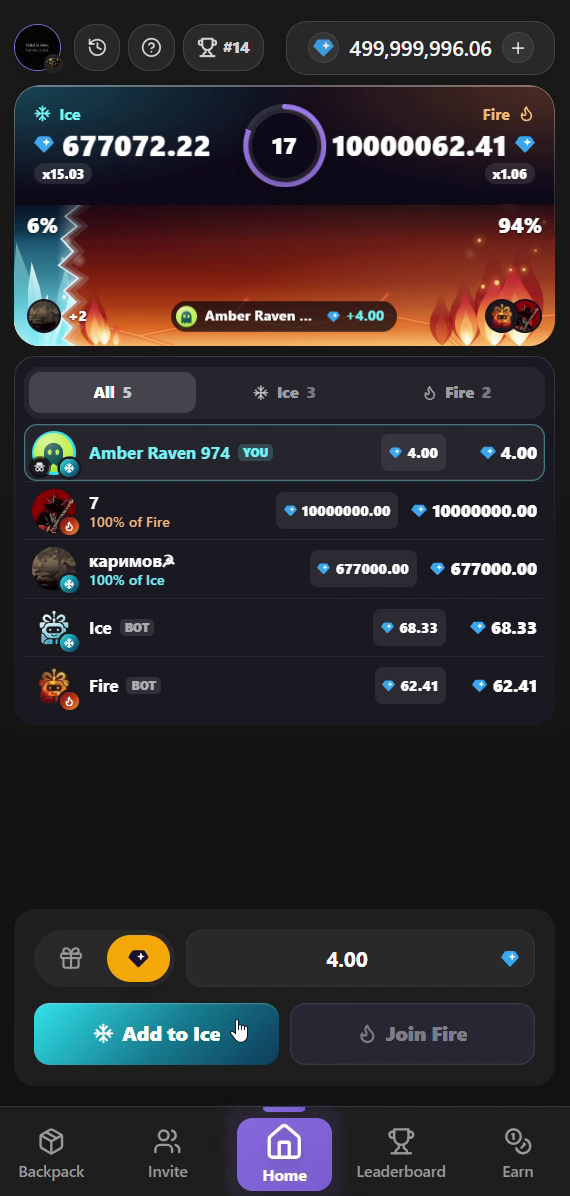
#> input picture frames/06_tvt_countdown.png, 570 x 1196 px, found by its file name
$ python tvt_art.py
#> lines starting #> are read from the running program, lines starting #| are printed output that depends on the picture; after the words box and inside, x2 and y2 are one past the last pixel; in counts of white or black regions, pixels touching at a corner belong together; long printed decimals are rounded
# TvT arena san'ati: frames/06 (fire yorqin) va frames/02 (ice 50%) dan; matnlar inpaint
import cv2, numpy as np
def card(f): return cv2.imread(f)[71:347, 14:557].copy()
#> called with f = 'frames/06_tvt_countdown.png'
c6, c2 = card('frames/06_tvt_countdown.png'), card('frames/02_tvt_waiting.png')
#> call 2 of card, with f = 'frames/02_tvt_waiting.png'
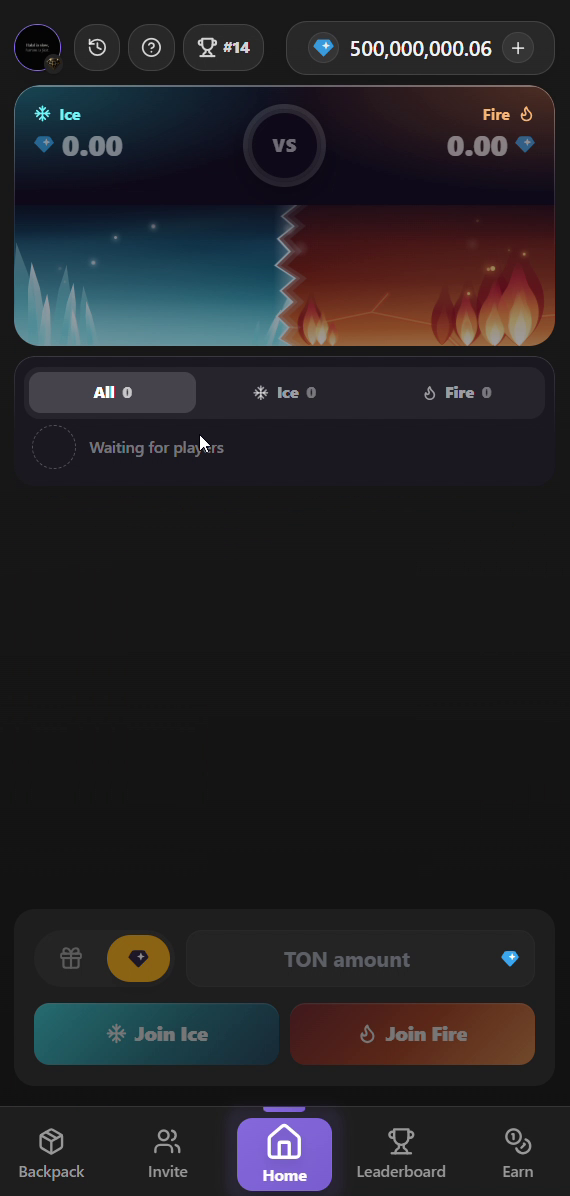
#> input picture frames/02_tvt_waiting.png, 570 x 1196 px, found by its file name
def mask(boxes, shape):
#> called with shape = (276, 543, 3)
    m = np.zeros(shape[:2], np.uint8)
    for x0, y0, x1, y1 in boxes: m[y0:y1, x0:x1] = 255
    return m
b6 = [(15,32,72,53),(15,57,217,93),(15,92,82,113),(222,28,318,120),(313,57,532,93),(462,32,528,53),(468,92,537,113),
      (3,138,52,167),(478,138,537,167),(8,222,82,264),(462,220,537,264),(152,226,402,264)]
base = cv2.inpaint(c6, mask(b6, c6.shape), 9, cv2.INPAINT_TELEA)
b2 = [(15,32,72,53),(15,57,117,93),(222,28,318,120),(428,32,528,93)]
ice2 = cv2.inpaint(c2, mask(b2, c2.shape), 9, cv2.INPAINT_TELEA)
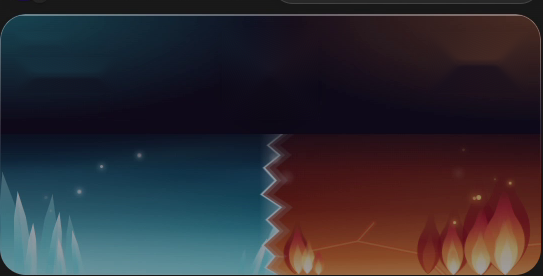
#> ice2: shape (276, 543, 3); mean B, G, R 51.4, 44.4, 47.9
# 02 → yorqin: kanal bo'yicha chiziqli moslash (fire hududi, ikkala kadrda bir xil san'at)
A = c2[150:250, 330:460].reshape(-1, 3).astype(float); B = c6[150:250, 330:460].reshape(-1, 3).astype(float)
gain = []
for ch in range(3):
    k, b = np.polyfit(A[:, ch], B[:, ch], 1); gain.append((k, b))
#> this loop made 3 passes
#> (k, b) on passes 1 to 3: (2.04, -23.38), (1.44, 0.219), (1.02, 38.94)
#> after the loop, gain = [(2.04, -23.38), (1.44, 0.219), (1.02, 38.94)]
print('gain', gain)
#| gain [(2.040, -23.382), (1.437, 0.2191), (1.017, 38.942)]
bright = np.stack([np.clip(ice2[..., ch] * gain[ch][0] + gain[ch][1], 0, 255) for ch in range(3)], 2).astype(np.uint8)
# ice qatlami: arena qismi (y >= 125), x 0..292; o'ng tomondagi olov pikselleri shaffof
L = bright[:, :292].copy()
hsv = cv2.cvtColor(L, cv2.COLOR_BGR2HSV).astype(int)
b_, g_, r_ = [L[..., i].astype(int) for i in range(3)]
fire = (r_ > b_ + 25)
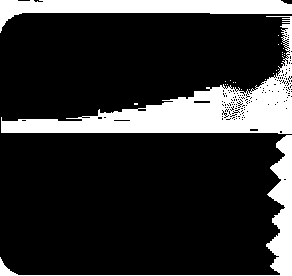
#> fire: shape (276, 292) bool; 19.1% white; 25 white regions (22 under 20 px), largest, box (x1, y1, x2, y2) and area: (1, 16, 292, 134) 8735, (0, 0, 292, 33) 3968, (0, 135, 292, 276) 2684
alpha = np.where(fire, 0, 255).astype(np.uint8)
# divizordan chapdagi hamma narsa — muz (olov uchqunlari bo'lsa ham)
for y in range(L.shape[0]):
    row = np.where(~fire[y, 200:])[0]
    edge = 200 + (row.max() if len(row) else 0)
    alpha[y, :edge] = 255; alpha[y, edge + 1:] = 0
#> this loop made 276 passes
#> edge on passes 5 to 7: 200, 200, 200
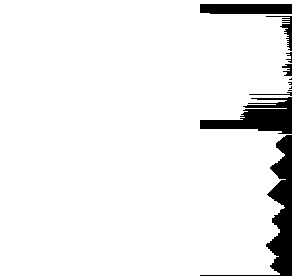
#> alpha: shape (276, 292); 93.3% white; 11 black regions (4 under 20 px), largest, box (x1, y1, x2, y2) and area: (200, 135, 292, 276) 2354, (200, 97, 292, 134) 1778, (200, 4, 292, 14) 910
alpha[:125] = 0
#> alpha: shape (276, 292); 51.2% white; 2 black regions, box (x1, y1, x2, y2) and area: (0, 0, 292, 134) 36970, (200, 135, 292, 276) 2354
alpha = cv2.GaussianBlur(alpha, (3, 3), 0)
cv2.imwrite('assets/tvt/arena_base.png', base[14:275, 0:542])
cv2.imwrite('assets/tvt/ice_layer.png', np.dstack([L, alpha]))
cv2.imwrite('/tmp/w/base.png', base); cv2.imwrite('/tmp/w/ice.png', np.dstack([L, alpha]))
# ice: frames/03 (yorqin, divizor ~20%)
c3 = card('frames/03_tvt_waiting_for_ice.png')
#> call 3 of card, with f = 'frames/03_tvt_waiting_for_ice.png'
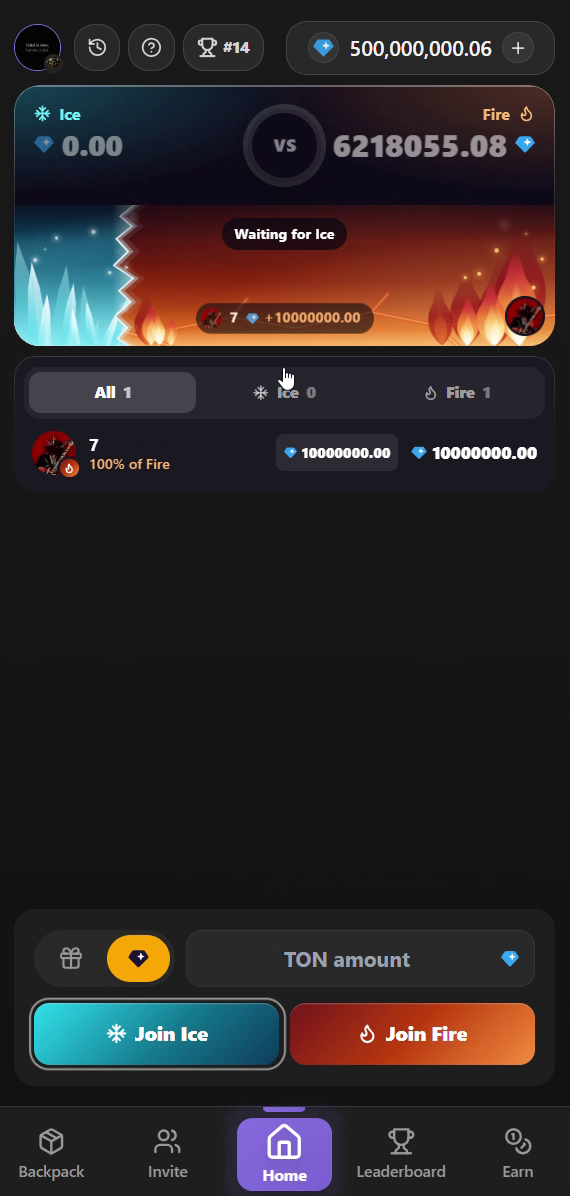
#> input picture frames/03_tvt_waiting_for_ice.png, 570 x 1196 px, found by its file name
L = c3[:, :170].copy()
#> L: shape (276, 170, 3)
b_, g_, r_ = [L[..., i].astype(int) for i in range(3)]
#> b_: shape (276, 170) int64
#> g_: shape (276, 170) int64
#> r_: shape (276, 170) int64
fire = (r_ > b_ + 25)
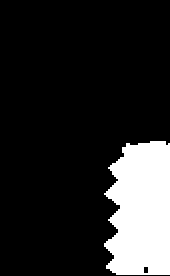
#> fire: shape (276, 170) bool; 16% white; 1 white region, box (x1, y1, x2, y2) and area: (104, 141, 170, 275) 7484
alpha = np.zeros(L.shape[:2], np.uint8)
for y in range(L.shape[0]):
    row = np.where(~fire[y, 40:])[0]
    edge = 40 + (row.max() if len(row) else 0)
    alpha[y, :edge + 1] = 255
#> alpha: shape (276, 170); 84.7% white; 1 black region, box (x1, y1, x2, y2) and area: (104, 143, 170, 275) 7180
alpha[:131] = 0
#> alpha: shape (276, 170); 37.2% white; 1 white region, box (x1, y1, x2, y2) and area: (0, 131, 170, 276) 17470
alpha = cv2.GaussianBlur(alpha, (3, 3), 0)
cv2.imwrite('assets/tvt/ice_layer.png', np.dstack([L, alpha])[14:275]); cv2.imwrite('/tmp/w/ice.png', cv2.resize(np.dstack([L, alpha]), None, fx=2, fy=2))
#> after `cv2.imwrite('assets/tvt/ice_layer.png', np.dstack([L, alpha])[14:275])`:
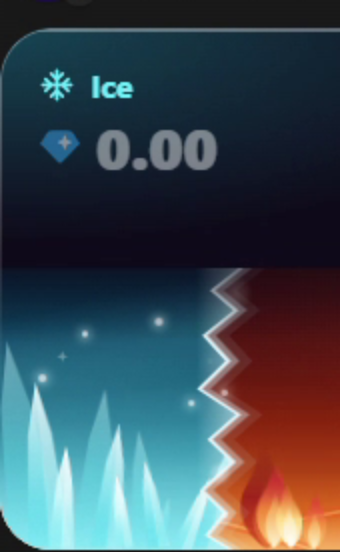
#> saved as ice.png: shape (552, 340, 4); mean B, G, R, A 84.2, 75.7, 61.4, 94.9
